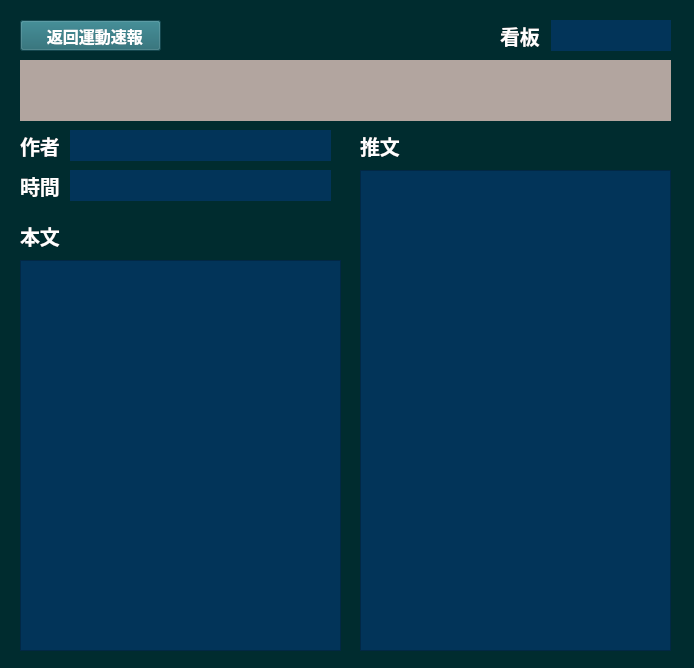
<?xml version="1.0" encoding="UTF-8"?>
<ui version="4.0">
 <class>Form</class>
 <widget class="QWidget" name="Form">
  <property name="windowModality">
   <enum>Qt::ApplicationModal</enum>
  </property>
  <property name="geometry">
   <rect>
    <x>0</x>
    <y>0</y>
    <width>694</width>
    <height>668</height>
   </rect>
  </property>
  <property name="windowTitle">
   <string>Form</string>
  </property>
  <property name="styleSheet">
   <string notr="true">background-color: rgb(0, 44, 47);
color: rgb(255, 255, 255);</string>
  </property>
  <widget class="QLabel" name="label_title">
   <property name="geometry">
    <rect>
     <x>20</x>
     <y>60</y>
     <width>651</width>
     <height>61</height>
    </rect>
   </property>
   <property name="font">
    <font>
     <pointsize>15</pointsize>
     <bold>true</bold>
    </font>
   </property>
   <property name="styleSheet">
    <string notr="true">background-color: rgb(178, 165, 159);
color: rgb(255, 255, 255);</string>
   </property>
   <property name="text">
    <string/>
   </property>
  </widget>
  <widget class="QLabel" name="label_2">
   <property name="geometry">
    <rect>
     <x>20</x>
     <y>130</y>
     <width>41</width>
     <height>31</height>
    </rect>
   </property>
   <property name="font">
    <font>
     <pointsize>15</pointsize>
     <bold>true</bold>
    </font>
   </property>
   <property name="text">
    <string>作者</string>
   </property>
   <property name="alignment">
    <set>Qt::AlignLeading|Qt::AlignLeft|Qt::AlignVCenter</set>
   </property>
  </widget>
  <widget class="QLabel" name="label_3">
   <property name="geometry">
    <rect>
     <x>360</x>
     <y>130</y>
     <width>71</width>
     <height>31</height>
    </rect>
   </property>
   <property name="font">
    <font>
     <pointsize>15</pointsize>
     <bold>true</bold>
    </font>
   </property>
   <property name="text">
    <string>推文</string>
   </property>
  </widget>
  <widget class="QLabel" name="label_4">
   <property name="geometry">
    <rect>
     <x>20</x>
     <y>170</y>
     <width>51</width>
     <height>31</height>
    </rect>
   </property>
   <property name="font">
    <font>
     <pointsize>15</pointsize>
     <bold>true</bold>
    </font>
   </property>
   <property name="text">
    <string>時間</string>
   </property>
  </widget>
  <widget class="QTextBrowser" name="textBrowser_Papertext">
   <property name="geometry">
    <rect>
     <x>20</x>
     <y>260</y>
     <width>321</width>
     <height>391</height>
    </rect>
   </property>
   <property name="styleSheet">
    <string notr="true">background-color: rgb(2, 52, 89);
color: rgb(255, 255, 255);</string>
   </property>
  </widget>
  <widget class="QLabel" name="label_5">
   <property name="geometry">
    <rect>
     <x>20</x>
     <y>220</y>
     <width>71</width>
     <height>31</height>
    </rect>
   </property>
   <property name="font">
    <font>
     <pointsize>15</pointsize>
     <bold>true</bold>
    </font>
   </property>
   <property name="text">
    <string>本文</string>
   </property>
  </widget>
  <widget class="QPushButton" name="pBut_to_main">
   <property name="geometry">
    <rect>
     <x>20</x>
     <y>20</y>
     <width>141</width>
     <height>31</height>
    </rect>
   </property>
   <property name="font">
    <font>
     <pointsize>12</pointsize>
     <bold>true</bold>
    </font>
   </property>
   <property name="styleSheet">
    <string notr="true">background-color: rgb(30, 100, 110);
color: rgb(255, 255, 255);</string>
   </property>
   <property name="text">
    <string>  返回運動速報</string>
   </property>
   <property name="icon">
    <iconset>
     <activeon>../HW2/711033115_HW2/icon/arrow-left-circle.svg</activeon>
    </iconset>
   </property>
  </widget>
  <widget class="QLabel" name="label_time">
   <property name="geometry">
    <rect>
     <x>70</x>
     <y>170</y>
     <width>261</width>
     <height>31</height>
    </rect>
   </property>
   <property name="font">
    <font>
     <bold>true</bold>
    </font>
   </property>
   <property name="styleSheet">
    <string notr="true">background-color: rgb(2, 52, 89);
color: rgb(255, 255, 255);</string>
   </property>
   <property name="text">
    <string/>
   </property>
  </widget>
  <widget class="QLabel" name="label_board">
   <property name="geometry">
    <rect>
     <x>550</x>
     <y>20</y>
     <width>121</width>
     <height>31</height>
    </rect>
   </property>
   <property name="font">
    <font>
     <pointsize>12</pointsize>
     <bold>true</bold>
    </font>
   </property>
   <property name="styleSheet">
    <string notr="true">background-color: rgb(2, 52, 89);
color: rgb(255, 255, 255);</string>
   </property>
   <property name="text">
    <string/>
   </property>
   <property name="alignment">
    <set>Qt::AlignCenter</set>
   </property>
  </widget>
  <widget class="QLabel" name="label_6">
   <property name="geometry">
    <rect>
     <x>500</x>
     <y>20</y>
     <width>51</width>
     <height>31</height>
    </rect>
   </property>
   <property name="font">
    <font>
     <pointsize>15</pointsize>
     <bold>true</bold>
    </font>
   </property>
   <property name="text">
    <string>看板</string>
   </property>
   <property name="alignment">
    <set>Qt::AlignLeading|Qt::AlignLeft|Qt::AlignVCenter</set>
   </property>
  </widget>
  <widget class="QTableView" name="tableView_Comment">
   <property name="geometry">
    <rect>
     <x>360</x>
     <y>170</y>
     <width>311</width>
     <height>481</height>
    </rect>
   </property>
   <property name="styleSheet">
    <string notr="true">background-color: rgb(2, 52, 89);
color: rgb(0, 0, 0);</string>
   </property>
  </widget>
  <widget class="QLabel" name="label_author">
   <property name="geometry">
    <rect>
     <x>70</x>
     <y>130</y>
     <width>261</width>
     <height>31</height>
    </rect>
   </property>
   <property name="font">
    <font>
     <bold>true</bold>
    </font>
   </property>
   <property name="styleSheet">
    <string notr="true">background-color: rgb(2, 52, 89);
color: rgb(255, 255, 255);</string>
   </property>
   <property name="text">
    <string/>
   </property>
  </widget>
 </widget>
 <resources/>
 <connections/>
</ui>
